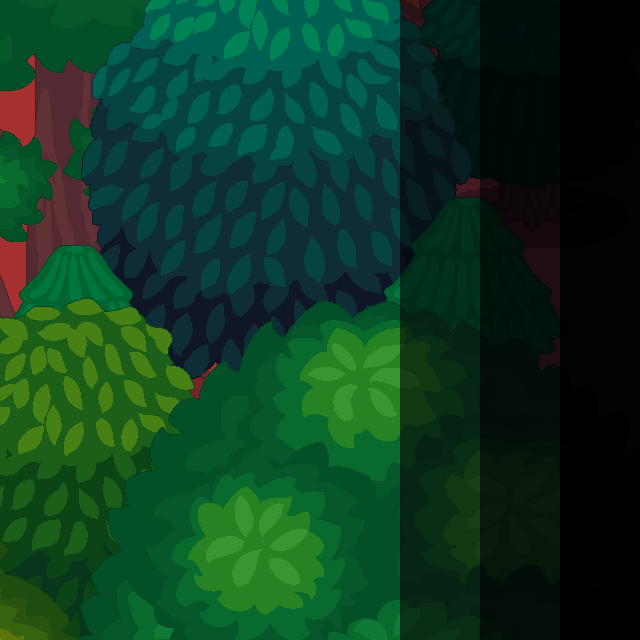

The image is a tile-based game level rendered from a .tmx file. Its description and source (layers, tilesets, objects; grid data summarised) follow:
An orthogonal 40x40 tile map with 16x16 px tiles, 3 tile layers (ground, wall, tree), 3 tilesets.

<map version="1.10" tiledversion="1.10.2" orientation="orthogonal" renderorder="right-down" width="40" height="40" tilewidth="16" tileheight="16" infinite="0" nextlayerid="4" nextobjectid="1">
 <tileset firstgid="1" source="grasslv2.tsx" />
 <tileset firstgid="17" source="lv2_trees.tsx" />
 <tileset firstgid="53" source="wall.tsx" />
 <layer id="1" name="ground" width="40" height="40">
  <properties>
   <property name="unity:SortingLayer" value="Ground" />
   <property name="unity:layer" value="Ground" />
  </properties>
  <data>[1600 cells, 1600 non-empty, 16 distinct tile ids]</data>
 </layer>
 <layer id="2" name="wall" width="40" height="40">
  <properties>
   <property name="unity:ignore" value="Visual" />
   <property name="unity:layer" value="Obstacles" />
  </properties>
  <data>[1600 cells, 1600 non-empty, 1 distinct tile ids]</data>
 </layer>
 <layer id="3" name="tree" width="40" height="40">
  <properties>
   <property name="unity:SortingLayer" value="Foreground" />
   <property name="unity:layer" value="Obstacles" />
  </properties>
  <data>[1600 cells, 1 non-empty, 1 distinct tile ids]</data>
 </layer>
</map>
